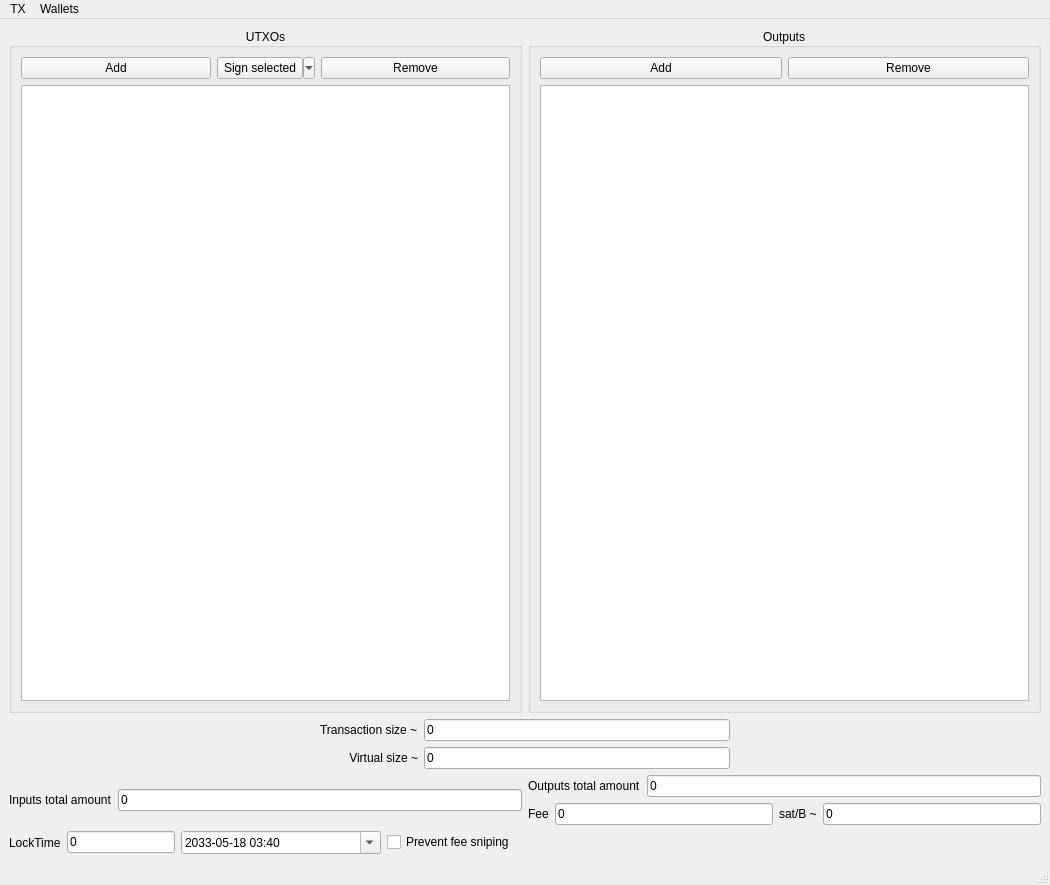
<?xml version="1.0" encoding="UTF-8"?>
<ui version="4.0">
 <class>MainWindow</class>
 <widget class="QMainWindow" name="MainWindow">
  <property name="geometry">
   <rect>
    <x>0</x>
    <y>0</y>
    <width>1050</width>
    <height>885</height>
   </rect>
  </property>
  <property name="windowTitle">
   <string>ourWallet</string>
  </property>
  <widget class="QWidget" name="centralwidget">
   <layout class="QHBoxLayout" name="horizontalLayout">
    <item>
     <layout class="QVBoxLayout" name="verticalLayout_3">
      <item>
       <layout class="QHBoxLayout" name="horizontalLayout_2">
        <item>
         <widget class="QGroupBox" name="UTXOsGroupBox">
          <property name="title">
           <string>UTXOs</string>
          </property>
          <property name="alignment">
           <set>Qt::AlignCenter</set>
          </property>
          <layout class="QVBoxLayout" name="verticalLayout_4">
           <item>
            <layout class="QHBoxLayout" name="horizontalLayout_11">
             <item>
              <widget class="QPushButton" name="addInputsPushButton">
               <property name="text">
                <string>Add</string>
               </property>
              </widget>
             </item>
             <item>
              <widget class="QToolButton" name="signOneButton">
               <property name="sizePolicy">
                <sizepolicy hsizetype="Fixed" vsizetype="Preferred">
                 <horstretch>0</horstretch>
                 <verstretch>0</verstretch>
                </sizepolicy>
               </property>
               <property name="text">
                <string>Sign selected</string>
               </property>
               <property name="popupMode">
                <enum>QToolButton::MenuButtonPopup</enum>
               </property>
              </widget>
             </item>
             <item>
              <widget class="QPushButton" name="removeInputsButton">
               <property name="text">
                <string>Remove</string>
               </property>
              </widget>
             </item>
            </layout>
           </item>
           <item>
            <widget class="QTableView" name="inputsView">
             <property name="selectionMode">
              <enum>QAbstractItemView::ExtendedSelection</enum>
             </property>
             <property name="selectionBehavior">
              <enum>QAbstractItemView::SelectRows</enum>
             </property>
             <attribute name="horizontalHeaderStretchLastSection">
              <bool>true</bool>
             </attribute>
             <attribute name="verticalHeaderStretchLastSection">
              <bool>false</bool>
             </attribute>
            </widget>
           </item>
          </layout>
         </widget>
        </item>
        <item>
         <widget class="QGroupBox" name="outputsGroupBox">
          <property name="title">
           <string>Outputs</string>
          </property>
          <property name="alignment">
           <set>Qt::AlignCenter</set>
          </property>
          <property name="flat">
           <bool>false</bool>
          </property>
          <property name="checkable">
           <bool>false</bool>
          </property>
          <layout class="QVBoxLayout" name="verticalLayout_5">
           <item>
            <layout class="QHBoxLayout" name="horizontalLayout_4">
             <item>
              <widget class="QPushButton" name="addOutputPushButton">
               <property name="text">
                <string>Add</string>
               </property>
              </widget>
             </item>
             <item>
              <widget class="QPushButton" name="removeOutputPushButton">
               <property name="text">
                <string>Remove</string>
               </property>
              </widget>
             </item>
            </layout>
           </item>
           <item>
            <widget class="QTableView" name="outputsView">
             <property name="selectionBehavior">
              <enum>QAbstractItemView::SelectRows</enum>
             </property>
             <attribute name="horizontalHeaderStretchLastSection">
              <bool>true</bool>
             </attribute>
            </widget>
           </item>
          </layout>
         </widget>
        </item>
       </layout>
      </item>
      <item>
       <layout class="QGridLayout" name="gridLayout_2">
        <item row="1" column="3">
         <widget class="QWidget" name="widget_7" native="true">
          <property name="sizePolicy">
           <sizepolicy hsizetype="Expanding" vsizetype="Preferred">
            <horstretch>0</horstretch>
            <verstretch>0</verstretch>
           </sizepolicy>
          </property>
         </widget>
        </item>
        <item row="1" column="1">
         <widget class="QLabel" name="label_5">
          <property name="text">
           <string>Transaction size ~</string>
          </property>
         </widget>
        </item>
        <item row="1" column="0">
         <widget class="QWidget" name="widget" native="true">
          <property name="sizePolicy">
           <sizepolicy hsizetype="Expanding" vsizetype="Preferred">
            <horstretch>0</horstretch>
            <verstretch>0</verstretch>
           </sizepolicy>
          </property>
         </widget>
        </item>
        <item row="1" column="2">
         <widget class="QLineEdit" name="transactionSizeEdit">
          <property name="text">
           <string>0</string>
          </property>
          <property name="readOnly">
           <bool>true</bool>
          </property>
         </widget>
        </item>
        <item row="2" column="1">
         <widget class="QLabel" name="label_6">
          <property name="sizePolicy">
           <sizepolicy hsizetype="Preferred" vsizetype="Preferred">
            <horstretch>0</horstretch>
            <verstretch>0</verstretch>
           </sizepolicy>
          </property>
          <property name="text">
           <string>Virtual size ~</string>
          </property>
          <property name="alignment">
           <set>Qt::AlignRight|Qt::AlignTrailing|Qt::AlignVCenter</set>
          </property>
         </widget>
        </item>
        <item row="2" column="2">
         <widget class="QLineEdit" name="transactionVSizeEdit">
          <property name="text">
           <string>0</string>
          </property>
          <property name="readOnly">
           <bool>true</bool>
          </property>
         </widget>
        </item>
       </layout>
      </item>
      <item>
       <layout class="QHBoxLayout" name="horizontalLayout_5">
        <item>
         <layout class="QHBoxLayout" name="horizontalLayout_8">
          <item>
           <widget class="QLabel" name="label">
            <property name="text">
             <string>Inputs total amount</string>
            </property>
           </widget>
          </item>
          <item>
           <widget class="QLineEdit" name="inputSumEdit">
            <property name="text">
             <string>0</string>
            </property>
            <property name="readOnly">
             <bool>true</bool>
            </property>
           </widget>
          </item>
         </layout>
        </item>
        <item>
         <layout class="QVBoxLayout" name="verticalLayout">
          <item>
           <layout class="QHBoxLayout" name="horizontalLayout_7">
            <item>
             <widget class="QLabel" name="label_3">
              <property name="text">
               <string>Outputs total amount</string>
              </property>
             </widget>
            </item>
            <item>
             <widget class="QLineEdit" name="outputSumEdit">
              <property name="text">
               <string>0</string>
              </property>
              <property name="readOnly">
               <bool>true</bool>
              </property>
             </widget>
            </item>
           </layout>
          </item>
          <item>
           <layout class="QHBoxLayout" name="horizontalLayout_6">
            <item>
             <widget class="QLabel" name="label_2">
              <property name="text">
               <string>Fee</string>
              </property>
             </widget>
            </item>
            <item>
             <widget class="QLineEdit" name="feeEdit">
              <property name="text">
               <string>0</string>
              </property>
              <property name="readOnly">
               <bool>true</bool>
              </property>
             </widget>
            </item>
            <item>
             <widget class="QLabel" name="label_4">
              <property name="text">
               <string>sat/B ~</string>
              </property>
             </widget>
            </item>
            <item>
             <widget class="QLineEdit" name="feePerByteEdit">
              <property name="text">
               <string>0</string>
              </property>
              <property name="readOnly">
               <bool>true</bool>
              </property>
             </widget>
            </item>
           </layout>
          </item>
         </layout>
        </item>
       </layout>
      </item>
      <item>
       <layout class="QGridLayout" name="gridLayout">
        <item row="0" column="2">
         <widget class="QDateTimeEdit" name="dateTimeEdit">
          <property name="enabled">
           <bool>true</bool>
          </property>
          <property name="sizePolicy">
           <sizepolicy hsizetype="Fixed" vsizetype="Fixed">
            <horstretch>0</horstretch>
            <verstretch>0</verstretch>
           </sizepolicy>
          </property>
          <property name="minimumSize">
           <size>
            <width>200</width>
            <height>0</height>
           </size>
          </property>
          <property name="dateTime">
           <datetime>
            <hour>3</hour>
            <minute>40</minute>
            <second>0</second>
            <year>2033</year>
            <month>5</month>
            <day>18</day>
           </datetime>
          </property>
          <property name="displayFormat">
           <string>yyyy-MM-dd HH:mm</string>
          </property>
          <property name="calendarPopup">
           <bool>true</bool>
          </property>
          <property name="timeSpec">
           <enum>Qt::LocalTime</enum>
          </property>
         </widget>
        </item>
        <item row="0" column="1">
         <widget class="QLineEdit" name="locktimeLineEdit">
          <property name="enabled">
           <bool>true</bool>
          </property>
          <property name="sizePolicy">
           <sizepolicy hsizetype="Preferred" vsizetype="Fixed">
            <horstretch>0</horstretch>
            <verstretch>0</verstretch>
           </sizepolicy>
          </property>
          <property name="inputMask">
           <string>000000000000</string>
          </property>
          <property name="text">
           <string>0</string>
          </property>
         </widget>
        </item>
        <item row="0" column="3">
         <widget class="QCheckBox" name="PreventFeeSnipingCheckBox">
          <property name="text">
           <string>Prevent fee sniping</string>
          </property>
          <property name="checked">
           <bool>false</bool>
          </property>
         </widget>
        </item>
        <item row="0" column="8">
         <widget class="QLabel" name="labelLogo">
          <property name="text">
           <string/>
          </property>
         </widget>
        </item>
        <item row="0" column="6">
         <widget class="QWidget" name="widget_2" native="true">
          <property name="sizePolicy">
           <sizepolicy hsizetype="MinimumExpanding" vsizetype="Preferred">
            <horstretch>0</horstretch>
            <verstretch>0</verstretch>
           </sizepolicy>
          </property>
         </widget>
        </item>
        <item row="0" column="4">
         <widget class="QWidget" name="widget_3" native="true"/>
        </item>
        <item row="0" column="0">
         <widget class="QLabel" name="label_7">
          <property name="text">
           <string>LockTime</string>
          </property>
         </widget>
        </item>
        <item row="0" column="7">
         <widget class="QLabel" name="labelNetwork">
          <property name="text">
           <string/>
          </property>
         </widget>
        </item>
       </layout>
      </item>
     </layout>
    </item>
   </layout>
  </widget>
  <widget class="QMenuBar" name="menubar">
   <property name="geometry">
    <rect>
     <x>0</x>
     <y>0</y>
     <width>1050</width>
     <height>20</height>
    </rect>
   </property>
   <widget class="QMenu" name="menuTX">
    <property name="title">
     <string>TX</string>
    </property>
    <addaction name="importPushButton"/>
    <addaction name="separator"/>
    <addaction name="signAllPUshButton"/>
    <addaction name="verifyPushButton"/>
    <addaction name="broadcastPushButton"/>
    <addaction name="clearButton"/>
    <addaction name="separator"/>
    <addaction name="exportPushButton"/>
   </widget>
   <widget class="QMenu" name="menuWallets">
    <property name="title">
     <string>Wallets</string>
    </property>
    <addaction name="separator"/>
    <addaction name="actionOpen"/>
    <addaction name="actionLoad_from_words"/>
    <addaction name="actionLoad_from_xprv"/>
    <addaction name="actionNew_HD"/>
    <addaction name="separator"/>
   </widget>
   <addaction name="menuTX"/>
   <addaction name="menuWallets"/>
  </widget>
  <widget class="QStatusBar" name="statusbar"/>
  <action name="importPushButton">
   <property name="text">
    <string>Import...</string>
   </property>
  </action>
  <action name="actionLoad_from_words">
   <property name="text">
    <string>Regenerate from words...</string>
   </property>
  </action>
  <action name="actionLoad_from_xprv">
   <property name="text">
    <string>Regenerate from xprv...</string>
   </property>
  </action>
  <action name="actionNew_HD">
   <property name="text">
    <string>New HD...</string>
   </property>
  </action>
  <action name="actionNew_empty">
   <property name="text">
    <string>New empty...</string>
   </property>
  </action>
  <action name="actionWallets">
   <property name="text">
    <string>Wallets</string>
   </property>
  </action>
  <action name="actionOpen">
   <property name="text">
    <string>Open...</string>
   </property>
  </action>
  <action name="signAllPUshButton">
   <property name="text">
    <string>Sign all mine</string>
   </property>
  </action>
  <action name="verifyPushButton">
   <property name="text">
    <string>Verify</string>
   </property>
  </action>
  <action name="broadcastPushButton">
   <property name="enabled">
    <bool>false</bool>
   </property>
   <property name="text">
    <string>Broadcast</string>
   </property>
  </action>
  <action name="exportPushButton">
   <property name="text">
    <string>Export...</string>
   </property>
  </action>
  <action name="clearButton">
   <property name="text">
    <string>Clear</string>
   </property>
  </action>
 </widget>
 <resources/>
 <connections/>
</ui>
